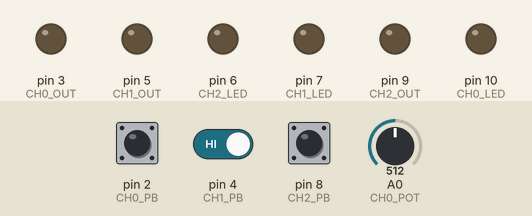
A sketch run on a simulated Arduino Nano, built with avr-gcc and run on an emulated ATmega328P. On the bench: output pins drawn as LEDs (lit = HIGH). Dashed ring = blinking. The inputs (shaded band) are chosen by the test bench; at power-on: pin 2 (CH0_PB) HIGH, A0 (CH0_POT) = 512, pin 4 (CH1_PB) HIGH, pin 8 (CH2_PB) HIGH.

Above: at 1.2 s.
1.3 s: pin 2 (CH0_PB) pulsed LOW 2 times (0.12 s each, 0.3 s apart)
At 1.67 s:
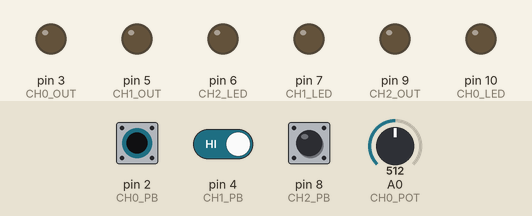
4.3 s: A0 (CH0_POT) set to 716
7.3 s: A0 (CH0_POT) set to 306
10.3 s: pin 2 (CH0_PB) driven LOW
At 10.9 s:
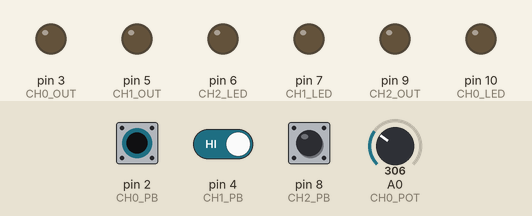
11.8 s: pin 2 (CH0_PB) driven HIGH
At 12.13 s:
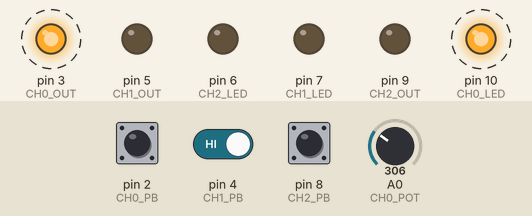
14.8 s: pin 4 (CH1_PB) driven LOW
Timing chart, 0 to 18.8 s (numbered marks = the images above; inputs shaded):
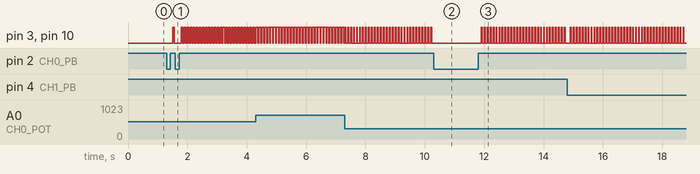

The sketch:

ssrcontroller_basic.ino
```cpp
/*
 * Kaveh Pezeshki
 * MVP implementation of three-channel SSR controller
 * kpezeshki@hmc.edu
 * 03/28/2021
*/

#define CH0_PB  2
#define CH0_OUT 3
#define CH0_AIN A3
#define CH0_POT A0
#define CH0_LED 10

#define CH1_PB  4
#define CH1_OUT 5
#define CH1_AIN A6
#define CH1_POT A1
#define CH1_LED 7

#define CH2_PB  8
#define CH2_OUT 9
#define CH2_AIN A7
#define CH2_POT A2
#define CH2_LED 6

bool ch0_en = false;
bool ch1_en = false;
bool ch2_en = false;

bool ch0_pb_state = 1;
bool ch1_pb_state = 1;
bool ch2_pb_state = 1;


void setPin(int pin, int duty) {
    // call this function in the main loop at >10hz. Provides PWM at a 10hz duty cycle
    // duty is int between 0 and 100
    if (millis()%100 < duty) digitalWrite(pin, HIGH);
    else digitalWrite(pin, LOW);
}

void setup() {
    // setting up serial
    Serial.begin(9600);

    // setting up channel digital IO
    pinMode(CH0_PB,  INPUT);
    pinMode(CH0_OUT, OUTPUT);
    pinMode(CH0_LED, OUTPUT);
    pinMode(CH1_PB,  INPUT);
    pinMode(CH1_OUT, OUTPUT);
    pinMode(CH1_LED, OUTPUT);
    pinMode(CH2_PB,  INPUT);
    pinMode(CH2_OUT, OUTPUT);
    pinMode(CH2_LED, OUTPUT);
}

void loop() {
    // Program overview (for each channel):
    //  PB enables / disables channel
    //  when enabled, adjust pot to control duty cycle
    //  LED blinks with output

    // enable / disable logic
    int ch0_pb_new = digitalRead(CH0_PB);
    int ch1_pb_new = digitalRead(CH1_PB);
    int ch2_pb_new = digitalRead(CH2_PB);

    if (ch0_pb_new != ch0_pb_state) {
        ch0_pb_state = ch0_pb_new;
        if (ch0_pb_state == 1) ch0_en = true;
        else ch0_en = false;
        delay(50); // this sucks, but works to debounce
    }

    if (ch1_pb_new != ch1_pb_state) {
        ch1_pb_state = ch1_pb_new;
        if (ch1_pb_state == 1) ch1_en = true;
        else ch1_en = false;
        delay(50); // this sucks, but works to debounce
    }

    if (ch2_pb_new != ch2_pb_state) {
        ch2_pb_state = ch2_pb_new;
        if (ch2_pb_state == 1) ch2_en = true;
        else ch2_en = false;
        delay(50); // this sucks, but works to debounce
    }

    // pwm control logic
    if (ch0_en) {
        int ch0_duty = analogRead(CH0_POT)/10;
        setPin(CH0_OUT, ch0_duty);
        setPin(CH0_LED, ch0_duty);
    }
    else {
        digitalWrite(CH0_OUT, LOW);
        digitalWrite(CH0_LED, LOW);
    }

    if (ch1_en) {
        int ch1_duty = analogRead(CH1_POT)/11;
        setPin(CH1_OUT, ch1_duty);
        setPin(CH1_LED, ch1_duty);
    }
    else {
        digitalWrite(CH1_OUT, LOW);
        digitalWrite(CH1_LED, LOW);
    }

    if (ch2_en) {
        int ch2_duty = analogRead(CH2_POT)/12;
        setPin(CH2_OUT, ch2_duty);
        setPin(CH2_LED, ch2_duty);
    }
    else {
        digitalWrite(CH2_OUT, LOW);
        digitalWrite(CH2_LED, LOW);
    }

}
```

Measured:
- after the input at 1.3 s, pin 3 (CH0_OUT), pin 10 (CH0_LED): goes HIGH 0.05 s, LOW 0.25 s, 24 × (HIGH 0.05 s, LOW 0.05 s), HIGH 0.05 s, then LOW, starting after 0.20 s
- after the input at 10.3 s, pin 3 (CH0_OUT), pin 10 (CH0_LED): stops changing and stays LOW
- after the input at 11.8 s, pin 3 (CH0_OUT), pin 10 (CH0_LED): alternates HIGH for 0.03 s and LOW for 0.07 s, starting after 0.10 s
